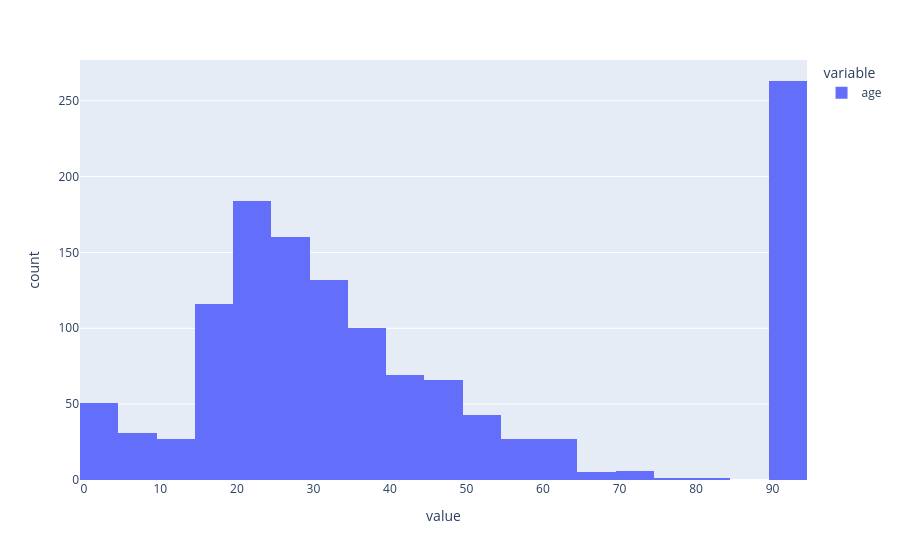

Notebook code for this chart:
### Code cell
px.histogram(data.age)

### Figure 1 — Plotly figure (JSON) as saved in the notebook; plotly's stock layout.template omitted (floating-point values rounded to 4 significant figures; data arrays with more than 128 entries replaced by an {"elided": "..."} marker saying what was removed)
{"data": [{"alignmentgroup": "True", "bingroup": "x", "hovertemplate": "variable=age<br>value=%{x}<br>count=%{y}<extra></extra>", "legendgroup": "age", "marker": {"color": "#636efa", "pattern": {"shape": ""}}, "name": "age", "offsetgroup": "age", "orientation": "v", "showlegend": true, "type": "histogram", "x": {"elided": "1309 int values"}, "xaxis": "x", "yaxis": "y"}], "layout": {"barmode": "relative", "legend": {"title": {"text": "variable"}, "tracegroupgap": 0}, "margin": {"t": 60}, "xaxis": {"anchor": "y", "domain": [0, 1], "title": {"text": "value"}}, "yaxis": {"anchor": "x", "domain": [0, 1], "title": {"text": "count"}}}}
